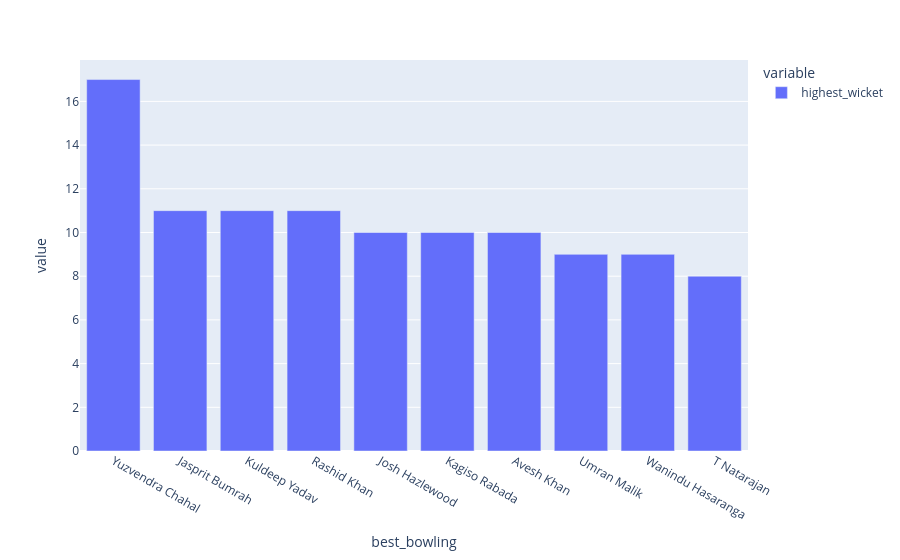

Notebook source saved alongside this figure:
### Code cell
px.bar(
    top_bowlers
)

### Figure 1 — Plotly figure (JSON) as saved in the notebook; plotly's stock layout.template omitted (floating-point values rounded to 4 significant figures)
{"data": [{"hovertemplate": "variable=highest_wicket<br>best_bowling=%{x}<br>value=%{y}<extra></extra>", "legendgroup": "highest_wicket", "marker": {"color": "#636efa", "pattern": {"shape": ""}}, "name": "highest_wicket", "orientation": "v", "showlegend": true, "textposition": "auto", "type": "bar", "x": ["Yuzvendra Chahal", "Jasprit Bumrah", "Kuldeep Yadav", "Rashid Khan", "Josh Hazlewood", "Kagiso Rabada", "Avesh Khan", "Umran Malik", "Wanindu Hasaranga", "T Natarajan"], "xaxis": "x", "y": [17, 11, 11, 11, 10, 10, 10, 9, 9, 8], "yaxis": "y"}], "layout": {"barmode": "relative", "legend": {"title": {"text": "variable"}, "tracegroupgap": 0}, "margin": {"t": 60}, "xaxis": {"anchor": "y", "domain": [0, 1], "title": {"text": "best_bowling"}}, "yaxis": {"anchor": "x", "domain": [0, 1], "title": {"text": "value"}}}}
